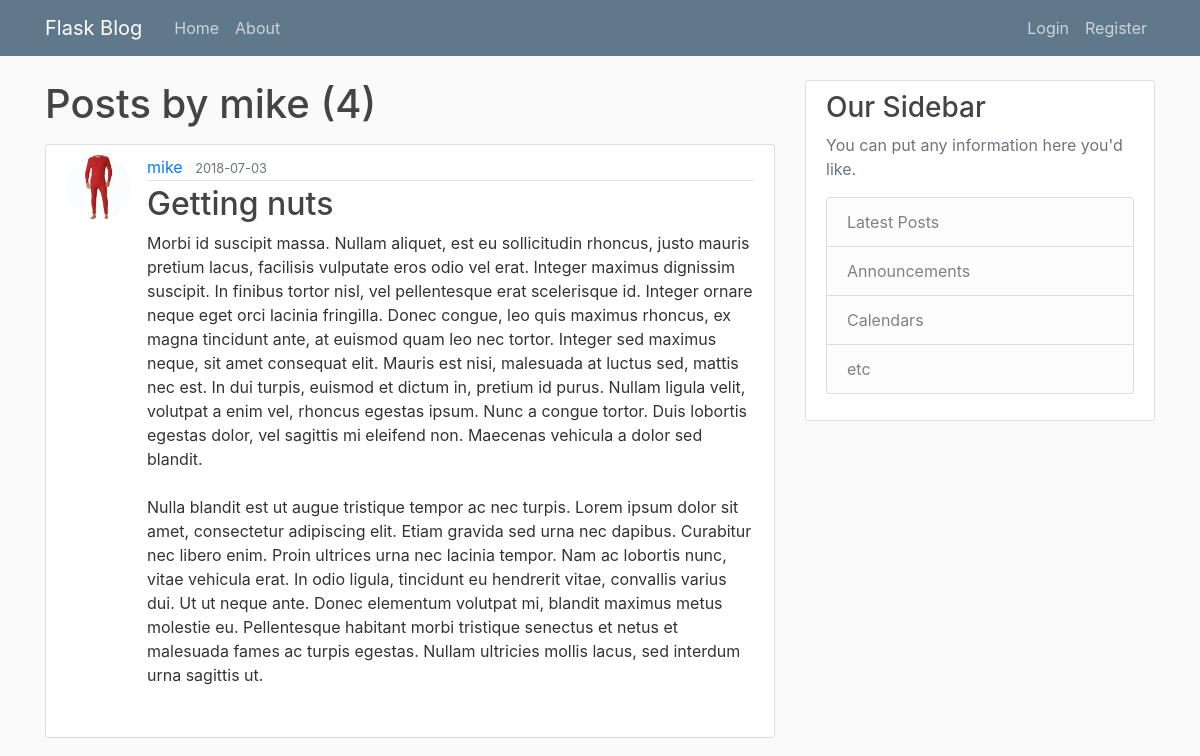
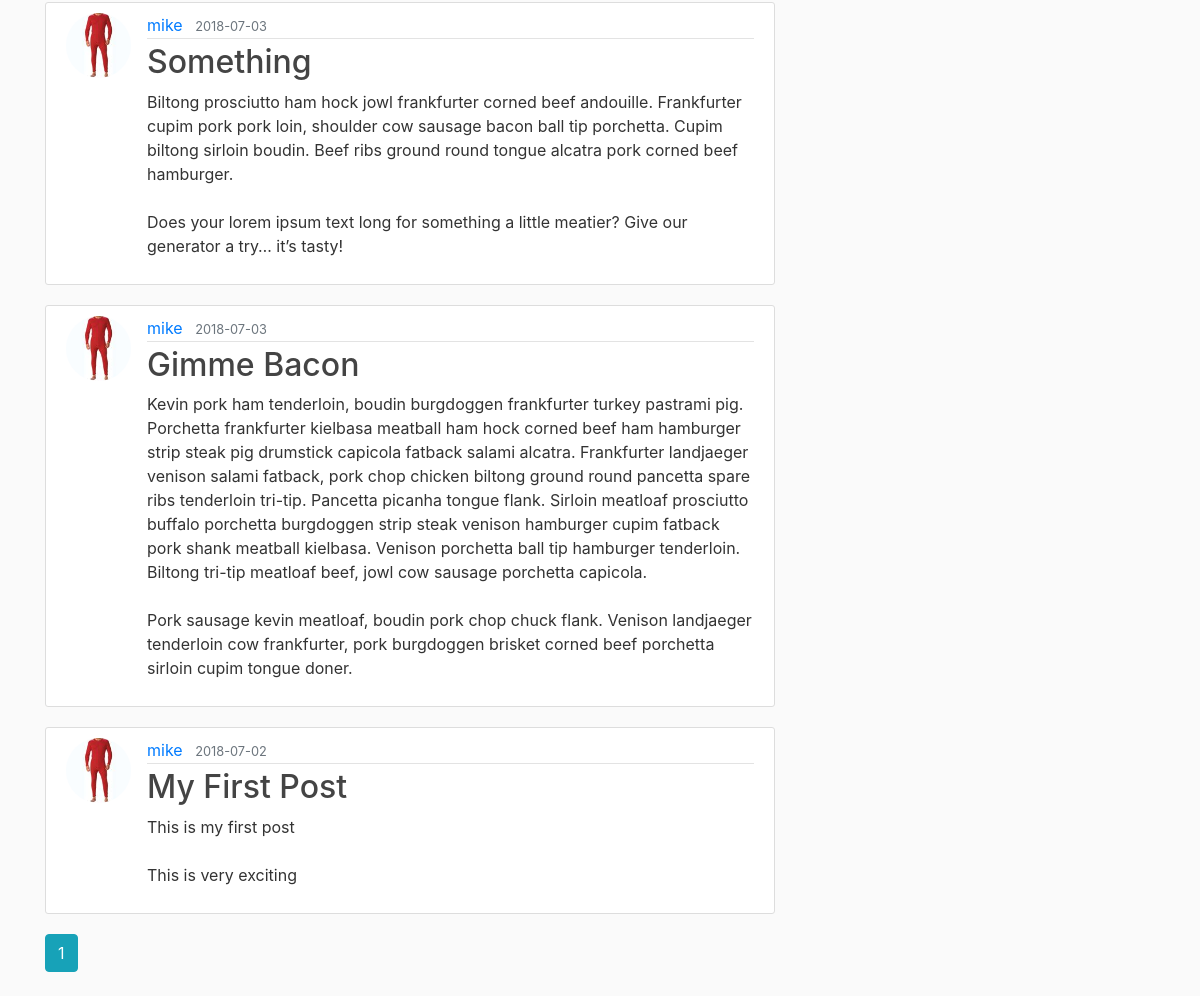
Page /user/mike on the committed database (2 pictures, top to bottom).
### flaskblog/models.py (models this page shows, shortened)
class User(db.Model, UserMixin):
    id = db.Column(db.Integer, primary_key=True)
    username = db.Column(db.String(20), unique=True, nullable=False)
    email = db.Column(db.String(120), unique=True, nullable=False)
    image_file = db.Column(db.String(20), nullable=False, default='default.jpg')
    password = db.Column(db.String(60), nullable=False)
    posts = db.relationship('Post', backref='author', lazy=True)

class Post(db.Model):
    id = db.Column(db.Integer, primary_key=True)
    title = db.Column(db.String(100), nullable=False)
    date_posted = db.Column(db.DateTime, nullable=False, default=datetime.utcnow)
    content = db.Column(db.Text, nullable=False)
    user_id = db.Column(db.Integer, db.ForeignKey('user.id'), nullable=False)

### flaskblog/routes.py (the view)
@app.route("/user/<string:username>")
def user_posts(username):
    page = request.args.get('page', 1, type=int)
    user = User.query.filter_by(username=username).first_or_404()
    posts = Post.query.filter_by(author=user).order_by(Post.date_posted.desc()).paginate(page=page, per_page=5)
    return render_template("user_posts.html", posts=posts, user=user)

### flaskblog/templates/user_posts.html
{% extends "layout.html" %}
{% block content %}
    <h1 class="mb-3">Posts by {{user.username}} ({{ posts.total }})</h1>
    {% for post in posts.items %}
        <article class="media content-section">
            <img class="rounded-circle article-img" src="{{ url_for('static', filename='profile_pics/' + post.author.image_file) }}"></img>
            <div class="media-body">
                <div class="article-metadata">
                    <a class="mr-2" href="{{ url_for('user_posts', username=post.author.username) }}">{{ post.author.username }}</a>
                    <small class="text-muted">{{ post.date_posted.strftime('%Y-%m-%d') }}</small>
                </div>
                <h2><a class="article-title" href="{{ url_for('post', post_id=post.id) }}">{{ post.title }}</a></h2>
                <p class="article-content">{{ post.content }}</p>
            </div>
        </article>
    {% endfor %}
    {% for page_num in posts.iter_pages(left_edge=1, right_edge=1, left_current=1, right_current=2) %}
        {% if page_num %}
            {% if posts.page == page_num %}
                <a class="btn btn-info mb-4" href="{{ url_for('user_posts', username=user.username, page=page_num) }}">{{ page_num }}</a>
            {% else %}
                <a class="btn btn-outline-info mb-4" href="{{ url_for('user_posts', username=user.username, page=page_num) }}">{{ page_num }}</a>
            {% endif %}
        {% else %}
            ...
        {% endif %}
    {% endfor %}
{% endblock %}

### flaskblog/templates/layout.html (shortened to what this page needs)
<!DOCTYPE html>
<html lang="en">
<head>
    <link rel="stylesheet" href="https://stackpath.bootstrapcdn.com/bootstrap/4.1.0/css/bootstrap.min.css">
    <link rel="stylesheet" href="{{url_for('static', filename='main.css')}}" type="text/css" />
</head>
<body>
    <header class="site-header">
        <nav class="navbar navbar-expand-md navbar-dark bg-steel fixed-top">
            <div class="container">
                <a class="navbar-brand mr-4" href="/">Flask Blog</a>
                <div class="collapse navbar-collapse" id="navbarToggle">
                    <div class="navbar-nav mr-auto">
                        <a class="nav-item nav-link" href="{{url_for('home')}}">Home</a>
                        <a class="nav-item nav-link" href="{{url_for('about')}}">About</a>
                    </div>
                    <div class="navbar-nav">
                        {% if current_user.is_authenticated %}
                            <a class="nav-item nav-link" href="{{url_for('new_post')}}">New Post</a>
                            <a class="nav-item nav-link" href="{{url_for('account')}}">Account</a>
                            <a class="nav-item nav-link" href="{{url_for('logout')}}">Logout</a>
                        {% else %}
                            <a class="nav-item nav-link" href="{{url_for('login')}}">Login</a>
                            <a class="nav-item nav-link" href="{{url_for('register')}}">Register</a>
                        {% endif %}
                    </div>
                </div>
            </div>
        </nav>
    </header>
    <main role="main" class="container">
        <div class="row">
            <div class="col-md-8">
                {% block content %}{% endblock %}
            </div>
            <div class="col-md-4">
                <div class="content-section">
                    <h3>Our Sidebar</h3>
                    <p class='text-muted'>You can put any information here you'd like.
                        <ul class="list-group">
                            <li class="list-group-item list-group-item-light">Latest Posts</li>
                            <li class="list-group-item list-group-item-light">Announcements</li>
                            <li class="list-group-item list-group-item-light">Calendars</li>
                            <li class="list-group-item list-group-item-light">etc</li>
                        </ul>
                    </p>
                </div>
            </div>
        </div>
    </main>
</body>
</html>

### flaskblog/static/main.css (style rules this page uses)
body { background: #fafafa; color: #333333; margin-top: 5rem; }
h1, h2, h3, h4, h5, h6 { color: #444444; }
.bg-steel { background-color: #5f788a; }
.site-header .navbar-nav .nav-link { color: #cbd5db; }
.content-section { background: #ffffff; padding: 10px 20px; border: 1px solid #dddddd; border-radius: 3px; margin-bottom: 20px; }
.article-title { color: #444444; }
.article-content { white-space: pre-line; }
.article-img { height: 65px; width: 65px; margin-right: 16px; }
.article-metadata { padding-bottom: 1px; margin-bottom: 4px; border-bottom: 1px solid #e3e3e3 }

### rows in the picture
User: username "mike"
Post: image_file (picture), author.username "mike", date_posted "2018-07-03", title "Getting nuts", content "Morbi id suscipit massa. Nullam aliquet, est eu sollicitudin rhoncus, justo mauris pretium lacus, facilisis vulputate eros odio vel erat. Integer maximus dignissim suscipit. In finibus tortor nisl, vel pellentesque erat scelerisque id. Integer ornare neque eget orci lacinia fringilla. Donec congue, leo quis maximus rhoncus, ex magna tincidunt ante, at euismod quam leo nec tortor. Integer sed maximus neque, sit amet consequat elit. Mauris est nisi, malesuada at luctus sed, mattis nec est. In dui turpis, euismod et dictum in, pretium id purus. Nullam ligula velit, volutpat a enim vel, rhoncus egestas ipsum. Nunc a congue tortor. Duis lobortis egestas dolor, vel sagittis mi eleifend non.…"
Post: image_file (picture), author.username "mike", date_posted "2018-07-03", title "Something", content "Biltong prosciutto ham hock jowl frankfurter corned beef andouille. Frankfurter cupim pork pork loin, shoulder cow sausage bacon ball tip porchetta. Cupim biltong sirloin boudin. Beef ribs ground round tongue alcatra pork corned beef hamburger. Does your lorem ipsum text long for something a little meatier? Give our generator a try… it’s tasty!"
Post: image_file (picture), author.username "mike", date_posted "2018-07-03", title "Gimme Bacon", content "Kevin pork ham tenderloin, boudin burgdoggen frankfurter turkey pastrami pig. Porchetta frankfurter kielbasa meatball ham hock corned beef ham hamburger strip steak pig drumstick capicola fatback salami alcatra. Frankfurter landjaeger venison salami fatback, pork chop chicken biltong ground round pancetta spare ribs tenderloin tri-tip. Pancetta picanha tongue flank. Sirloin meatloaf prosciutto buffalo porchetta burgdoggen strip steak venison hamburger cupim fatback pork shank meatball kielbasa. Venison porchetta ball tip hamburger tenderloin. Biltong tri-tip meatloaf beef, jowl cow sausage porchetta capicola. Pork sausage kevin meatloaf, boudin pork chop chuck flank. Venison landjaeger…"
Post: image_file (picture), author.username "mike", date_posted "2018-07-02", title "My First Post", content "This is my first post This is very exciting"

### other values in the picture
{{ posts.total }} "4"
{{ page_num }} "1"
